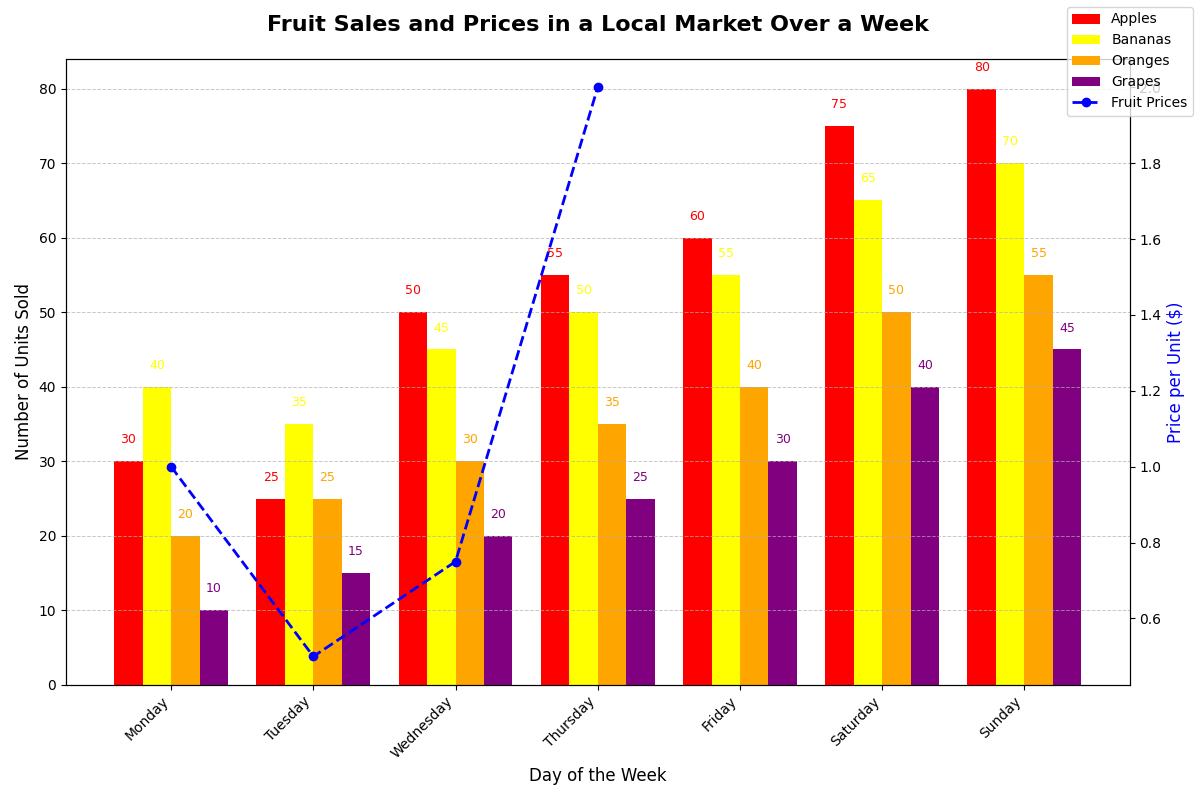

The script that drew this image:
import matplotlib.pyplot as plt
import numpy as np

# Backstory: 
# We are investigating the popularity of different fruit types in a local market over a week. 
# We will also compare the sale prices of these fruits in a secondary axis.

# Data
days = ['Monday', 'Tuesday', 'Wednesday', 'Thursday', 'Friday', 'Saturday', 'Sunday']
fruit_types = ['Apples', 'Bananas', 'Oranges', 'Grapes']

# Sales data: lists of number of fruits sold each day 
apples_sales = [30, 25, 50, 55, 60, 75, 80]
bananas_sales = [40, 35, 45, 50, 55, 65, 70]
oranges_sales = [20, 25, 30, 35, 40, 50, 55]
grapes_sales = [10, 15, 20, 25, 30, 40, 45]

# Prices data: price per unit in dollars
fruit_prices = [1.0, 0.5, 0.75, 2.0]  # Prices of Apples, Bananas, Oranges, Grapes

# Setting up figure and primary axis
fig, ax1 = plt.subplots(figsize=(12, 8))

# Indices for placement of bars
x_indexes = np.arange(len(days))
width = 0.2  # width of bars

# Bar plots for each fruit type
ax1.bar(x_indexes - 1.5*width, apples_sales, width=width, color='red', label='Apples')
ax1.bar(x_indexes - 0.5*width, bananas_sales, width=width, color='yellow', label='Bananas')
ax1.bar(x_indexes + 0.5*width, oranges_sales, width=width, color='orange', label='Oranges')
ax1.bar(x_indexes + 1.5*width, grapes_sales, width=width, color='purple', label='Grapes')

# Set up secondary axis for prices
ax2 = ax1.twinx()

# Plot fruit prices on secondary axis
ax2.plot(fruit_types, fruit_prices, 'o--', color='blue', lw=2, label='Fruit Prices')

# Titles and labels
ax1.set_title('Fruit Sales and Prices in a Local Market Over a Week', fontsize=16, fontweight='bold', pad=20)
ax1.set_xlabel('Day of the Week', fontsize=12)
ax1.set_ylabel('Number of Units Sold', fontsize=12)
ax2.set_ylabel('Price per Unit ($)', fontsize=12, color='blue')

# Customizing ticks and gridlines
ax1.set_xticks(x_indexes)
ax1.set_xticklabels(days, rotation=45, ha='right')
ax1.yaxis.grid(True, linestyle='--', linewidth=0.7, alpha=0.7)

# Adding legends
fig.legend(loc='upper right')

# Annotating each bar with the sales numbers for clarity
for i, sales in enumerate(apples_sales):
    ax1.text(i - 1.5*width, apples_sales[i] + 2, f'{apples_sales[i]}', ha='center', va='bottom', fontsize=9, color='red')
for i, sales in enumerate(bananas_sales):
    ax1.text(i - 0.5 * width, bananas_sales[i] + 2, f'{bananas_sales[i]}', ha='center', va='bottom', fontsize=9, color='yellow')
for i, sales in enumerate(oranges_sales):
    ax1.text(i + 0.5 * width, oranges_sales[i] + 2, f'{oranges_sales[i]}', ha='center', va='bottom', fontsize=9, color='orange')
for i, sales in enumerate(grapes_sales):
    ax1.text(i + 1.5 * width, grapes_sales[i] + 2, f'{grapes_sales[i]}', ha='center', va='bottom', fontsize=9, color='purple')

# Adjusting layout
plt.tight_layout()

# Display the plot
plt.show()
